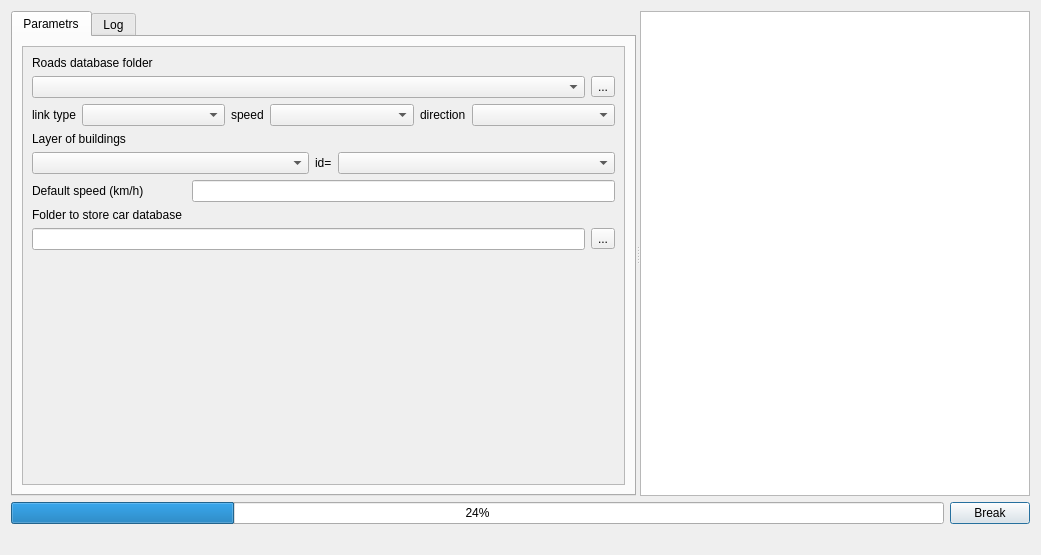
<?xml version="1.0" encoding="UTF-8"?>
<ui version="4.0">
 <class>Dialog</class>
 <widget class="QDialog" name="Dialog">
  <property name="windowModality">
   <enum>Qt::NonModal</enum>
  </property>
  <property name="geometry">
   <rect>
    <x>0</x>
    <y>0</y>
    <width>1041</width>
    <height>555</height>
   </rect>
  </property>
  <property name="sizePolicy">
   <sizepolicy hsizetype="Preferred" vsizetype="Preferred">
    <horstretch>0</horstretch>
    <verstretch>0</verstretch>
   </sizepolicy>
  </property>
  <property name="windowTitle">
   <string>Dialog</string>
  </property>
  <property name="modal">
   <bool>false</bool>
  </property>
  <layout class="QVBoxLayout" name="verticalLayout">
   <property name="sizeConstraint">
    <enum>QLayout::SetDefaultConstraint</enum>
   </property>
   <item>
    <widget class="QSplitter" name="splitter">
     <property name="orientation">
      <enum>Qt::Horizontal</enum>
     </property>
     <widget class="QTabWidget" name="tabWidget">
      <property name="sizePolicy">
       <sizepolicy hsizetype="Preferred" vsizetype="Preferred">
        <horstretch>0</horstretch>
        <verstretch>0</verstretch>
       </sizepolicy>
      </property>
      <property name="currentIndex">
       <number>0</number>
      </property>
      <property name="usesScrollButtons">
       <bool>true</bool>
      </property>
      <property name="tabsClosable">
       <bool>false</bool>
      </property>
      <widget class="QWidget" name="tab">
       <property name="sizePolicy">
        <sizepolicy hsizetype="Preferred" vsizetype="Preferred">
         <horstretch>0</horstretch>
         <verstretch>0</verstretch>
        </sizepolicy>
       </property>
       <attribute name="title">
        <string>Parametrs</string>
       </attribute>
       <layout class="QHBoxLayout" name="horizontalLayout">
        <property name="sizeConstraint">
         <enum>QLayout::SetDefaultConstraint</enum>
        </property>
        <item>
         <widget class="QScrollArea" name="scrollArea">
          <property name="sizePolicy">
           <sizepolicy hsizetype="Preferred" vsizetype="Preferred">
            <horstretch>0</horstretch>
            <verstretch>0</verstretch>
           </sizepolicy>
          </property>
          <property name="layoutDirection">
           <enum>Qt::LeftToRight</enum>
          </property>
          <property name="widgetResizable">
           <bool>true</bool>
          </property>
          <widget class="QWidget" name="scrollAreaWidgetContents_2">
           <property name="geometry">
            <rect>
             <x>0</x>
             <y>0</y>
             <width>592</width>
             <height>221</height>
            </rect>
           </property>
           <property name="sizePolicy">
            <sizepolicy hsizetype="Preferred" vsizetype="Preferred">
             <horstretch>0</horstretch>
             <verstretch>0</verstretch>
            </sizepolicy>
           </property>
           <layout class="QVBoxLayout" name="verticalLayout_2">
            <property name="sizeConstraint">
             <enum>QLayout::SetDefaultConstraint</enum>
            </property>
            <item>
             <layout class="QFormLayout" name="formLayout">
              <item row="1" column="0">
               <widget class="QLabel" name="label_3">
                <property name="text">
                 <string>Roads database folder </string>
                </property>
               </widget>
              </item>
              <item row="2" column="0" colspan="2">
               <layout class="QHBoxLayout" name="horizontalLayout_5">
                <item>
                 <widget class="QComboBox" name="cbRoads"/>
                </item>
                <item>
                 <widget class="QToolButton" name="toolButtonRoads">
                  <property name="text">
                   <string>...</string>
                  </property>
                 </widget>
                </item>
               </layout>
              </item>
              <item row="4" column="0" colspan="2">
               <layout class="QHBoxLayout" name="horizontalLayout_4">
                <item>
                 <widget class="QLabel" name="label">
                  <property name="text">
                   <string>link type</string>
                  </property>
                 </widget>
                </item>
                <item>
                 <widget class="QComboBox" name="cmbLayersRoad_type_road">
                  <property name="sizePolicy">
                   <sizepolicy hsizetype="Expanding" vsizetype="Fixed">
                    <horstretch>0</horstretch>
                    <verstretch>0</verstretch>
                   </sizepolicy>
                  </property>
                 </widget>
                </item>
                <item>
                 <widget class="QLabel" name="label_10">
                  <property name="text">
                   <string>speed</string>
                  </property>
                 </widget>
                </item>
                <item>
                 <widget class="QComboBox" name="cmbFieldsSpeed">
                  <property name="sizePolicy">
                   <sizepolicy hsizetype="Expanding" vsizetype="Maximum">
                    <horstretch>0</horstretch>
                    <verstretch>0</verstretch>
                   </sizepolicy>
                  </property>
                  <property name="baseSize">
                   <size>
                    <width>16</width>
                    <height>0</height>
                   </size>
                  </property>
                 </widget>
                </item>
                <item>
                 <widget class="QLabel" name="label_11">
                  <property name="text">
                   <string>direction</string>
                  </property>
                 </widget>
                </item>
                <item>
                 <widget class="QComboBox" name="cmbFieldsDirection">
                  <property name="sizePolicy">
                   <sizepolicy hsizetype="Expanding" vsizetype="Maximum">
                    <horstretch>0</horstretch>
                    <verstretch>0</verstretch>
                   </sizepolicy>
                  </property>
                  <property name="baseSize">
                   <size>
                    <width>16</width>
                    <height>0</height>
                   </size>
                  </property>
                 </widget>
                </item>
               </layout>
              </item>
              <item row="5" column="0">
               <widget class="QLabel" name="label_17">
                <property name="text">
                 <string>Layer of buildings</string>
                </property>
               </widget>
              </item>
              <item row="6" column="0" colspan="2">
               <layout class="QHBoxLayout" name="horizontalLayout_4">
                <item>
                 <widget class="QComboBox" name="cmbLayers_buildings">
                  <property name="sizePolicy">
                   <sizepolicy hsizetype="Expanding" vsizetype="Maximum">
                    <horstretch>0</horstretch>
                    <verstretch>0</verstretch>
                   </sizepolicy>
                  </property>
                  <property name="baseSize">
                   <size>
                    <width>16</width>
                    <height>0</height>
                   </size>
                  </property>
                 </widget>
                </item>
                <item>
                 <widget class="QLabel" name="label_8">
                  <property name="text">
                   <string>id=</string>
                  </property>
                 </widget>
                </item>
                <item>
                 <widget class="QComboBox" name="cmbLayers_buildings_fields">
                  <property name="sizePolicy">
                   <sizepolicy hsizetype="Expanding" vsizetype="Fixed">
                    <horstretch>0</horstretch>
                    <verstretch>0</verstretch>
                   </sizepolicy>
                  </property>
                 </widget>
                </item>
               </layout>
              </item>
              <item row="7" column="0">
               <widget class="QLabel" name="label_4">
                <property name="text">
                 <string>Default speed (km/h)</string>
                </property>
               </widget>
              </item>
              <item row="7" column="1">
               <widget class="QLineEdit" name="txtSpeed">
                <property name="text">
                 <string/>
                </property>
                <property name="alignment">
                 <set>Qt::AlignRight</set>
                </property>
               </widget>
              </item>
              <item row="8" column="0">
               <widget class="QLabel" name="label_13">
                <property name="text">
                 <string>Folder to store car database </string>
                </property>
               </widget>
              </item>
              <item row="9" column="0" colspan="2">
               <layout class="QHBoxLayout" name="horizontalLayout_3">
                <item>
                 <widget class="QLineEdit" name="txtPathToProtocols">
                  <property name="sizePolicy">
                   <sizepolicy hsizetype="Expanding" vsizetype="Maximum">
                    <horstretch>0</horstretch>
                    <verstretch>0</verstretch>
                   </sizepolicy>
                  </property>
                  <property name="baseSize">
                   <size>
                    <width>16</width>
                    <height>0</height>
                   </size>
                  </property>
                 </widget>
                </item>
                <item>
                 <widget class="QToolButton" name="toolButton_protocol">
                  <property name="text">
                   <string>...</string>
                  </property>
                 </widget>
                </item>
               </layout>
              </item>
             </layout>
            </item>
           </layout>
          </widget>
         </widget>
        </item>
       </layout>
      </widget>
      <widget class="QWidget" name="tab_2">
       <attribute name="title">
        <string>Log</string>
       </attribute>
       <layout class="QVBoxLayout" name="verticalLayout_3">
        <item>
         <widget class="QTextBrowser" name="textLog"/>
        </item>
       </layout>
      </widget>
     </widget>
     <widget class="QTextBrowser" name="textInfo"/>
    </widget>
   </item>
   <item>
    <layout class="QHBoxLayout" name="horizontalLayout_2">
     <item>
      <widget class="QProgressBar" name="progressBar">
       <property name="value">
        <number>24</number>
       </property>
      </widget>
     </item>
     <item>
      <widget class="QPushButton" name="btnBreakOn">
       <property name="text">
        <string>Break</string>
       </property>
      </widget>
     </item>
    </layout>
   </item>
   <item>
    <layout class="QHBoxLayout" name="horizontalLayout_4">
     <item>
      <widget class="QLabel" name="lblMessages">
       <property name="sizePolicy">
        <sizepolicy hsizetype="Minimum" vsizetype="Minimum">
         <horstretch>0</horstretch>
         <verstretch>0</verstretch>
        </sizepolicy>
       </property>
       <property name="lineWidth">
        <number>0</number>
       </property>
       <property name="text">
        <string/>
       </property>
      </widget>
     </item>
     <item alignment="Qt::AlignRight">
      <widget class="QDialogButtonBox" name="buttonBox">
       <property name="standardButtons">
        <set>QDialogButtonBox::NoButton</set>
       </property>
       <property name="centerButtons">
        <bool>true</bool>
       </property>
      </widget>
     </item>
    </layout>
   </item>
  </layout>
 </widget>
 <tabstops>
  <tabstop>textInfo</tabstop>
  <tabstop>tabWidget</tabstop>
  <tabstop>btnBreakOn</tabstop>
  <tabstop>textLog</tabstop>
 </tabstops>
 <resources/>
 <connections/>
</ui>
